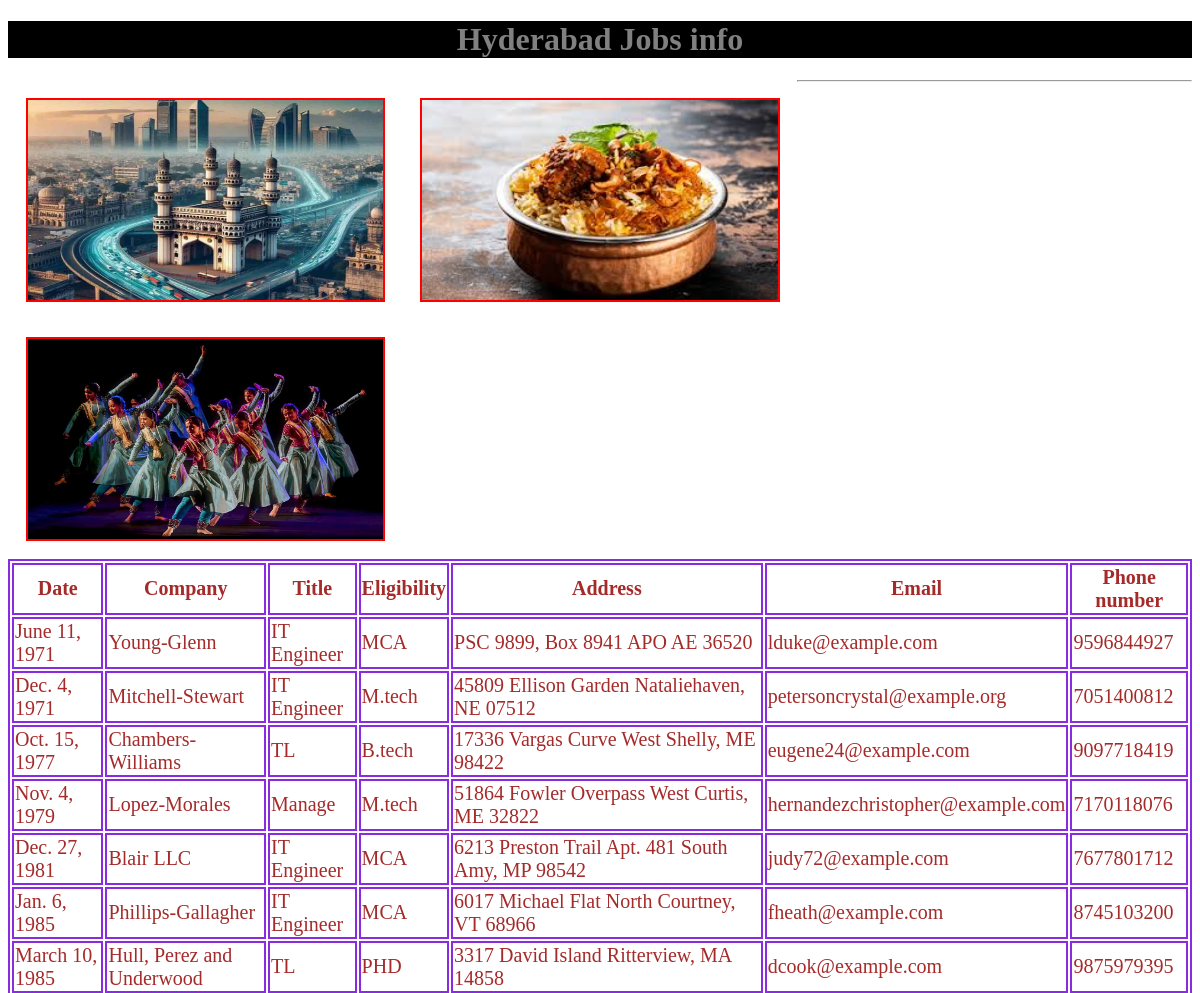
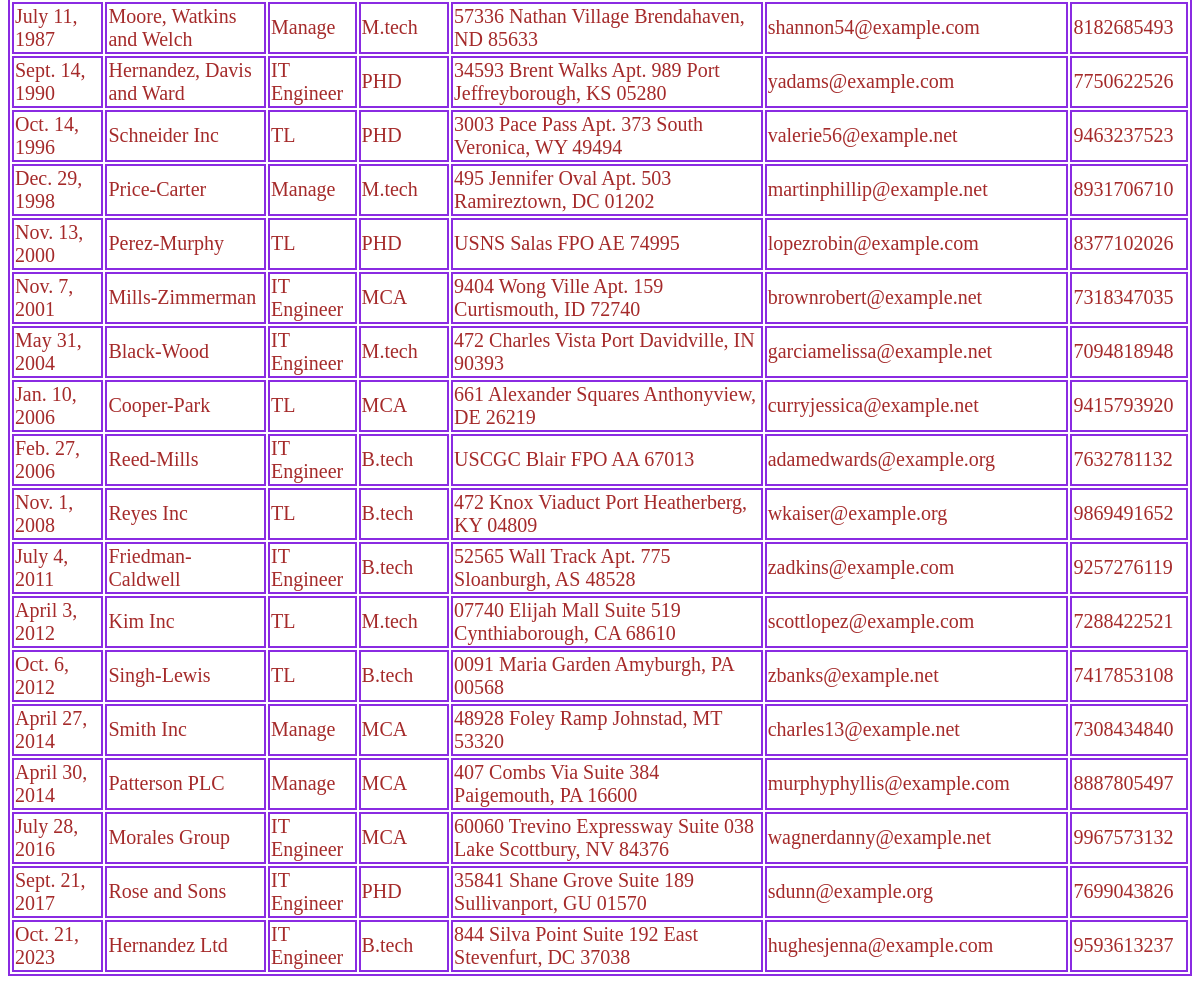
Screenshot of /hydjobs/ with the database file from the repository (2 pictures, top to bottom).
### testapp/models.py (models this page shows)
class Hydjobs(models.Model):
    date=models.DateField()
    company=models.CharField(max_length=100)
    title=models.CharField(max_length=100)
    eligibility=models.CharField(max_length=100)
    address=models.CharField(max_length=100)
    email=models.EmailField()
    phonenumber=models.IntegerField()

### testapp/views.py (the view)
# urls.py: path('hydjobs/',views.hydjobs),
def hydjobs(request):
    hyd_list=Hydjobs.objects.order_by('date')
    my_dict={'hyd_list':hyd_list}
    return render(request,'testapp/hydjobs.html',context=my_dict)

### templates/testapp/hydjobs.html (shortened to what this page needs)
<!DOCTYPE html>
{% load static %}
<html lang="en" dir="ltr">
<head>
    <link rel="stylesheet" href="{% static 'css/demo.css' %}">
            </head>
            <body> <h1> Hyderabad Jobs info </h1>
            <img src="{% static 'images/hydv1.jpg' %}" alt="">
            <img src="{% static 'images/hydv2.jpg' %}" alt="">
            <img src="{% static 'images/hydv3.jpg' %}" alt="">
            <hr>
            {% if hyd_list %}
            <table id='tab'>
                <thead>
                    <th>Date</th>
                    <th>Company</th>
                    <th>Title</th>
                    <th>Eligibility</th>
                    <th>Address</th>
                    <th>Email</th>
                    <th>Phone number</th>
                </thead>
                {%for job in hyd_list %}
                <tr>
                    <td>{{job.date}}</td>
                    <td>{{job.company}}</td>
                    <td>{{job.title}}</td>
                    <td>{{job.eligibility}}</td>
                    <td>{{job.address}}</td>
                    <td>{{job.email}}</td>
                    <td>{{job.phonenumber}}</td>
                </tr>
                {% endfor %}
            </table>
                {% else %}
                <p> No jobs found in hyd </p>
                {% endif %}
            </body>
            </html>

### static/css/demo.css (style rules this page uses)
body { background:url(https://encrypted-tbn0.gstatic.com/images?q=tbn:ANd9GcTDZylVo3L9yYFmUK8yR9t6dNwkUpTBxYYjJA&s ) }
img { height: 200px; width:30%; float:left; margin:1.5%; border:2px solid red; }
h1 { color:grey; text-align: center; background: black; }
table,thead,th,tr,td { color:brown; border:2px solid blueviolet; font-size: 20px; margin: auto; }

### rows the page displays
Hydjobs: date "June 11, 1971", company "Young-Glenn", title "IT Engineer", eligibility "MCA", address "PSC 9899, Box 8941 APO AE 36520", email "lduke@example.com", phonenumber "9596844927"
Hydjobs: date "Dec. 4, 1971", company "Mitchell-Stewart", title "IT Engineer", eligibility "M.tech", address "45809 Ellison Garden Nataliehaven, NE 07512", email "petersoncrystal@example.org", phonenumber "7051400812"
Hydjobs: date "Oct. 15, 1977", company "Chambers-Williams", title "TL", eligibility "B.tech", address "17336 Vargas Curve West Shelly, ME 98422", email "eugene24@example.com", phonenumber "9097718419"
Hydjobs: date "Nov. 4, 1979", company "Lopez-Morales", title "Manage", eligibility "M.tech", address "51864 Fowler Overpass West Curtis, ME 32822", email "hernandezchristopher@example.com", phonenumber "7170118076"
Hydjobs: date "Dec. 27, 1981", company "Blair LLC", title "IT Engineer", eligibility "MCA", address "6213 Preston Trail Apt. 481 South Amy, MP 98542", email "judy72@example.com", phonenumber "7677801712"
Hydjobs: date "Jan. 6, 1985", company "Phillips-Gallagher", title "IT Engineer", eligibility "MCA", address "6017 Michael Flat North Courtney, VT 68966", email "fheath@example.com", phonenumber "8745103200"
Hydjobs: date "March 10, 1985", company "Hull, Perez and Underwood", title "TL", eligibility "PHD", address "3317 David Island Ritterview, MA 14858", email "dcook@example.com", phonenumber "9875979395"
Hydjobs: date "July 11, 1987", company "Moore, Watkins and Welch", title "Manage", eligibility "M.tech", address "57336 Nathan Village Brendahaven, ND 85633", email "shannon54@example.com", phonenumber "8182685493"
Hydjobs: date "Sept. 14, 1990", company "Hernandez, Davis and Ward", title "IT Engineer", eligibility "PHD", address "34593 Brent Walks Apt. 989 Port Jeffreyborough, KS 05280", email "yadams@example.com", phonenumber "7750622526"
Hydjobs: date "Oct. 14, 1996", company "Schneider Inc", title "TL", eligibility "PHD", address "3003 Pace Pass Apt. 373 South Veronica, WY 49494", email "valerie56@example.net", phonenumber "9463237523"
Hydjobs: date "Dec. 29, 1998", company "Price-Carter", title "Manage", eligibility "M.tech", address "495 Jennifer Oval Apt. 503 Ramireztown, DC 01202", email "martinphillip@example.net", phonenumber "8931706710"
Hydjobs: date "Nov. 13, 2000", company "Perez-Murphy", title "TL", eligibility "PHD", address "USNS Salas FPO AE 74995", email "lopezrobin@example.com", phonenumber "8377102026"
Hydjobs: date "Nov. 7, 2001", company "Mills-Zimmerman", title "IT Engineer", eligibility "MCA", address "9404 Wong Ville Apt. 159 Curtismouth, ID 72740", email "brownrobert@example.net", phonenumber "7318347035"
Hydjobs: date "May 31, 2004", company "Black-Wood", title "IT Engineer", eligibility "M.tech", address "472 Charles Vista Port Davidville, IN 90393", email "garciamelissa@example.net", phonenumber "7094818948"
Hydjobs: date "Jan. 10, 2006", company "Cooper-Park", title "TL", eligibility "MCA", address "661 Alexander Squares Anthonyview, DE 26219", email "curryjessica@example.net", phonenumber "9415793920"
Hydjobs: date "Feb. 27, 2006", company "Reed-Mills", title "IT Engineer", eligibility "B.tech", address "USCGC Blair FPO AA 67013", email "adamedwards@example.org", phonenumber "7632781132"
Hydjobs: date "Nov. 1, 2008", company "Reyes Inc", title "TL", eligibility "B.tech", address "472 Knox Viaduct Port Heatherberg, KY 04809", email "wkaiser@example.org", phonenumber "9869491652"
Hydjobs: date "July 4, 2011", company "Friedman-Caldwell", title "IT Engineer", eligibility "B.tech", address "52565 Wall Track Apt. 775 Sloanburgh, AS 48528", email "zadkins@example.com", phonenumber "9257276119"
Hydjobs: date "April 3, 2012", company "Kim Inc", title "TL", eligibility "M.tech", address "07740 Elijah Mall Suite 519 Cynthiaborough, CA 68610", email "scottlopez@example.com", phonenumber "7288422521"
Hydjobs: date "Oct. 6, 2012", company "Singh-Lewis", title "TL", eligibility "B.tech", address "0091 Maria Garden Amyburgh, PA 00568", email "zbanks@example.net", phonenumber "7417853108"
Hydjobs: date "April 27, 2014", company "Smith Inc", title "Manage", eligibility "MCA", address "48928 Foley Ramp Johnstad, MT 53320", email "charles13@example.net", phonenumber "7308434840"
Hydjobs: date "April 30, 2014", company "Patterson PLC", title "Manage", eligibility "MCA", address "407 Combs Via Suite 384 Paigemouth, PA 16600", email "murphyphyllis@example.com", phonenumber "8887805497"
Hydjobs: date "July 28, 2016", company "Morales Group", title "IT Engineer", eligibility "MCA", address "60060 Trevino Expressway Suite 038 Lake Scottbury, NV 84376", email "wagnerdanny@example.net", phonenumber "9967573132"
Hydjobs: date "Sept. 21, 2017", company "Rose and Sons", title "IT Engineer", eligibility "PHD", address "35841 Shane Grove Suite 189 Sullivanport, GU 01570", email "sdunn@example.org", phonenumber "7699043826"
Hydjobs: date "Oct. 21, 2023", company "Hernandez Ltd", title "IT Engineer", eligibility "B.tech", address "844 Silva Point Suite 192 East Stevenfurt, DC 37038", email "hughesjenna@example.com", phonenumber "9593613237"
